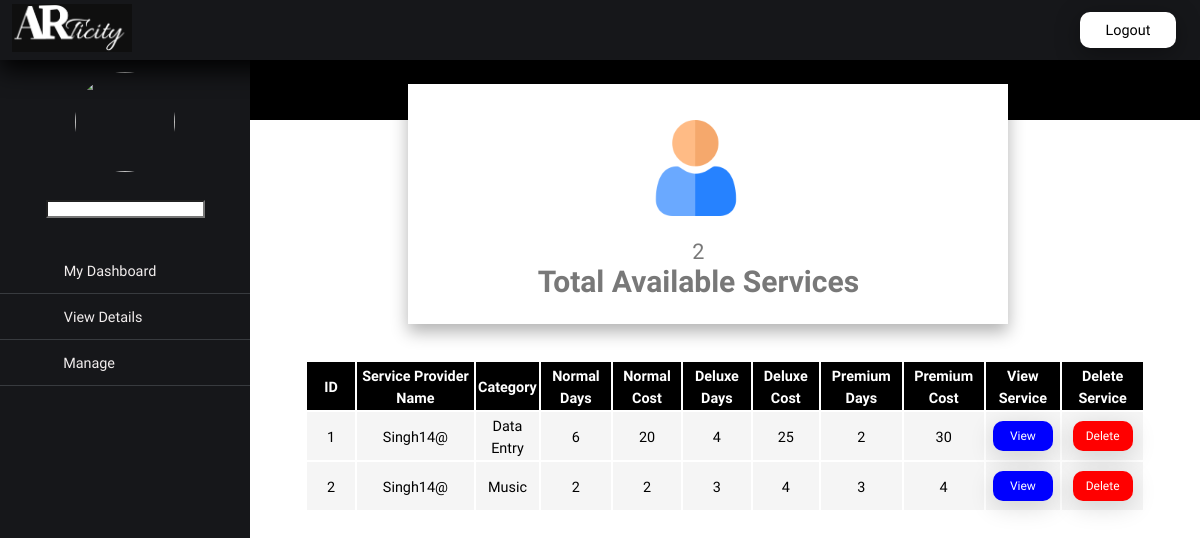
The app's page /a_service.php with its own data.
### tables this page shows
CREATE TABLE `sell` (
  `id` int(20) NOT NULL,
  `u_id` int(20) NOT NULL,
  `u_name` varchar(20) NOT NULL,
  `category` varchar(30) NOT NULL,
  `service` varchar(30) NOT NULL,
  `desp` varchar(150) NOT NULL,
  `normal_days` int(20) NOT NULL,
  `normal_cost` int(20) NOT NULL,
  `deluxe_days` int(20) NOT NULL,
  `deluxe_cost` int(20) NOT NULL,
  `premium_days` int(20) NOT NULL,
  `premium_cost` int(20) NOT NULL
);

### a_service.php (the view, shortened to what this page needs)
<?php
    include "connect.php";
    $a_uname = $_SESSION['a_u_name'];
    $a_photo = $_SESSION['a_photo'];
    $sql = "SELECT * FROM sell";
    $result = mysqli_query($con,$sql);
    $sql3 = "SELECT COUNT(u_id) AS Total FROM sell";
    $result3 = mysqli_query($con,$sql3);
    $value = mysqli_fetch_assoc($result3);
    $total_rows = $value['Total'];
?>
<!DOCTYPE html>
<html lang="en">
<head>
    <link rel="stylesheet" href="adm.css">
    <link rel="stylesheet" href="utilities/utility.css">
</head>
<body>
    <div class="full-page">
        <div class="left-sidebar">
            <div class="profile">
                <img src="adminPhoto/<?php echo $a_photo; ?>" >
                <input type="text" value="<?php echo $a_uname; ?>" readonly>
            </div>
            <ul>
                <div class="list">
                   <ul>
                    <li><a href="admin_panel.php">
                        <span class="item">My Dashboard</span>
                    </a></li>
                    <li><a href="admin_details.php">
                        <span class="item">View Details</span>
                    </a></li>
                   </ul>
                </div>
                <li>
                    <div class="dropdown">
                        <button onclick="myFunction()" class="dropbtn">
                            <span>Manage</span>
                        </button>
                    </div>
                </li>
            </ul>
        </div>
        <div class="right-bar">
            <div class="top-navbar">
              <div class="top-info-bar">
                <div class="logo-box">
                    <img src="Image/Logo.png">
                </div>
                <form action="" method="post">
                <div class="profile-box">
                    <button name="logout">Logout</button>
                </div>
              </div>
                <div class="hamburger">
                    <div class="box-container">
                        <div class="box">
                            <img src="Image/user.png">
                            <div class="box-info">
                                <center>
                                    <span><?php echo $total_rows?></span>
                                    <br>
                                    <h1>Total Available Services</h1>
                                </center>
                            </div>
                        </div>
                    </div>
                </div>
            </div>
            <div class="right_content">
            <center>
                    <table>
                        <tr>
                            <th><span>ID</span></th>
                            <th><span>Service Provider Name</span></th>
                            <th><span>Category</span></th>
                            <th><span>Normal Days</span></th>
                            <th><span>Normal Cost</span></th>
                            <th><span>Deluxe Days</span></th>
                            <th><span>Deluxe Cost</span></th>
                            <th><span>Premium Days</span></th>
                            <th><span>Premium Cost</span></th>
                            <th><span>View Service</span></th>
                            <th><span>Delete Service</span></th>
                        </tr>
                            <?php
                                while($row = mysqli_fetch_assoc($result))
                                {
                            ?>
                        <tr align="center">
                                    <td><span><?php echo $row['id']; ?></span></td>
                                    <td><span><?php echo $row['u_name']; ?></span></td>
                                    <td><span><?php echo $row['category']; ?></span></td>
                                    <td><span><?php echo $row['normal_days']; ?></span></td>
                                    <td><span><?php echo $row['normal_cost']; ?></span></td>
                                    <td><span><?php echo $row['deluxe_days']; ?></span></td>
                                    <td><span><?php echo $row['deluxe_cost']; ?></span></td>
                                    <td><span><?php echo $row['premium_days']; ?></span></td>
                                    <td><span><?php echo $row['premium_cost']; ?></span></td>
                                    <td><button class="view_btn" name="v_user" value="<?php echo $row['id']; ?>">View</button></td>
                                    <td><button class="delete_btn" name="d_user"value="<?php echo $row['id']; ?>">Delete</button></td>
                        </tr>
                            <?php
                                }
                            ?>
                    </table>
                </center>
            </div>
        </div>
    </div>
    <div class="space">
    </div>
</body>
</html>

### adm.css (style rules this page uses)
* { list-style: none; text-decoration: none; margin: 0; padding: 0; box-sizing: border-box; font-family:'open sans',sans-serif; }
.full-page .left-sidebar { background:rgb(22, 23, 26); position: fixed; top:0; left: 0; width: 250px; height: 100%; transition: all 0.5s ease; overflow: auto; }
.full-page .left-sidebar .profile { margin-bottom: 30px; text-align: center; }
.full-page .left-sidebar .profile img { display: block; width: 100px; height: 100px; border-radius: 50%; margin: 0 auto; margin-bottom: 2vw; }
.full-page .left-sidebar .list ul li a { display: block; padding: 13px 30px; border-bottom: 1px solid #383b3f; color: rgb(241,237,237); font-size: 1vw; position: relative; }
.full-page .left-sidebar .dropdown .dropbtn { display: block; background:rgb(22, 23, 26); padding: 13px 30px; border-bottom: 1px solid #383b3f; color: rgb(241,237,237); font-size: 1vw; position: relative; text-align :left; width:250px; }
.full-page .left-sidebar ul li a { display: block; padding: 13px 30px; color: rgb(241,237,237); font-size: 1vw; position: relative; }
.full-page .right-bar { width: calc(100% - 250px); margin-left: 250px; transition: all 0.5s ease; }

### utilities/utility.css (style rules this page uses)
:root { --font1: 'Montserrat Alternates', sans-serif; --font2: 'Norican', cursive; --font3: 'Alegreya Sans SC', sans-serif; --font4: 'Markazi Text', serif; --font5: 'Great Vibes', cursive; --font6: 'Kaushan Script', cursive; --font7: 'Maven Pro', sans-serif; --font8: 'Sora', sans-serif; --font9: 'Barlow Semi Condensed', sans-serif; --font10: 'Abel', sans-serif; --font11: 'Ysabeau', sans-serif; --font12: 'Dancing Script', cursive; --font13: 'Rock Salt', cursive; --font14: 'Rajdhani', sans-serif; }

### records on screen
sell: id "1", u_name "Singh14@", category "Data Entry", normal_days "6", normal_cost "20", deluxe_days "4", deluxe_cost "25", premium_days "2", premium_cost "30"
sell: id "2", u_name "Singh14@", category "Music", normal_days "2", normal_cost "2", deluxe_days "3", deluxe_cost "4", premium_days "3", premium_cost "4"

### other values on screen
$total_rows "2"
